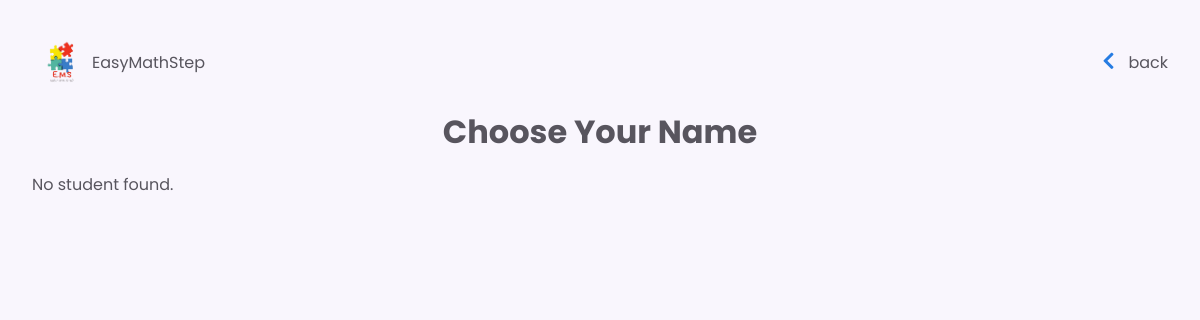
Before: /Choose_Student.php?class_id=26 with the older database file.
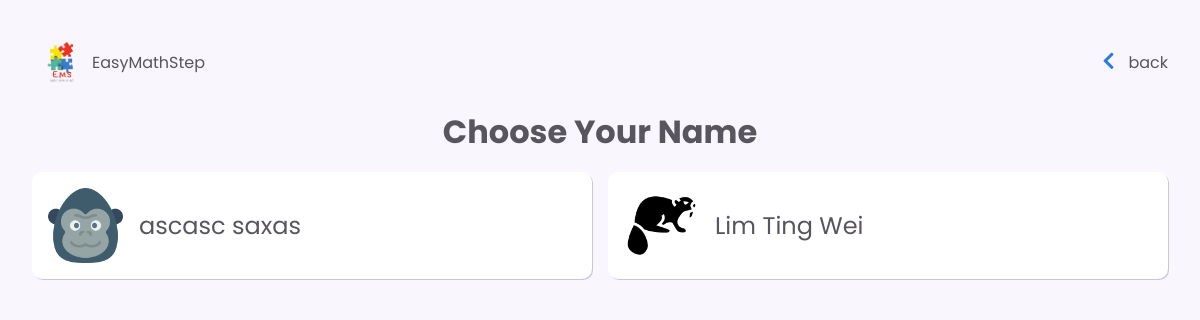
After: the same page with the newer database file.
### tables this page shows
CREATE TABLE `student` (
  `student_email` varchar(255) NOT NULL,
  `student_stat` tinyint(1) DEFAULT NULL,
  `student_fname` char(100) DEFAULT NULL,
  `student_lname` char(100) DEFAULT NULL,
  `gender` text DEFAULT NULL,
  `character_id` int(11) DEFAULT NULL,
  `class_id` int(11) DEFAULT NULL
);

CREATE TABLE `character` (
  `character_id` int(11) NOT NULL,
  `character_path` varchar(100) DEFAULT NULL
);

### Choose_Student.php (the view, shortened to what this page needs)
<?php
include('database/connection.php');
$class_id = $_GET['class_id'];
$sql = "SELECT s.student_email, s.student_fname, s.student_lname, c.character_path,
            l.lesson_name, l.question_type, l.lesson_id
        FROM student s
        LEFT JOIN `character` c ON s.character_id = c.character_id
        LEFT JOIN class cl ON s.class_id = cl.class_id
        LEFT JOIN assigned a ON cl.class_id = a.class_id
        LEFT JOIN lesson l ON a.lesson_id = l.lesson_id
        WHERE cl.class_id = $class_id AND s.student_stat != 1;";
$student = $conn->query($sql);
?>
<!DOCTYPE html>
<html lang="en">
<head>
    <link rel="stylesheet" href="./Css_folder/Choose_student.css">
    <link rel="stylesheet" href="https://cdn.jsdelivr.net/npm/boxicons@latest/css/boxicons.min.css">
    <link rel="stylesheet" href="https://cdnjs.cloudflare.com/ajax/libs/font-awesome/5.15.4/css/all.min.css" />
</head>
<body>
    <header>
        <img src="./src/logo.png" width="60" class="logo-icon">
        <span class="logo-title">EasyMathStep</span>
        <div class="back_btn">
            <a href="./Choose_classes.php">
                <button class="backBtn_icon">
                    <i class="fas fa-chevron-left"></i>
                </button>
                back
            </a>
        </div>
    </header>
    <div class="title">
        <h1 class="title-text">Choose Your Name</h1>
    </div>
    <div class="std-name-card">
        <?php
        if ($student->num_rows > 0) {
            while($row = $student->fetch_assoc()) {
                $lesson_id = $row['lesson_id'];
                $question_type = $row['question_type'];
                if($question_type == "MCQ"){
                    $quizpath = 'MCQ_quiz.php';
                } elseif($question_type == 'TF'){
                    $quizpath = 'TrueFalse_quiz.php';
                } elseif($question_type == 'DragDrop'){
                    $quizpath = 'drag_dropQuiz.php';
                } else {
                    echo "<script type = 'text/javascript'> alert('No class assigned yet'); document.location = './Choose_classes.php' </script>";
                }
                echo '<a href="process_student.php?class_id=' . $class_id . '&student_id=' . urlencode($row["student_email"]) . '&lesson_id=' . $lesson_id . '&quizpath=' . urlencode($quizpath) . '" class="namecard-link">';
                echo    '<div class="namecard">';
                echo        '<img src="' . $row["character_path"] . '" alt="animal" width="75">';
                echo        '<div class="std-name">' . htmlspecialchars($row["student_fname"]) . ' ' . htmlspecialchars($row["student_lname"]) . '</div>';
                echo    '</div>';
                echo '</a>';
            }
        } else {
            echo "No student found.";
        }
        ?>
    </div>
</body>
</html>

Changed rows visible on the page:
added student: character.character_path (picture), student_fname "ascasc", student_lname "saxas"
now on this page (row edited): student: character.character_path (picture), student_fname "Lim", student_lname "Ting Wei"
Other visible differences:
text no longer shown: "No student found."
